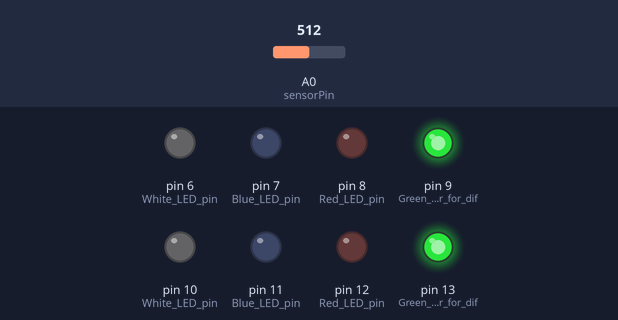
Simulated run of this program. Board: Arduino Uno, built with avr-gcc and run on an emulated ATmega328P. Shown: output pins drawn as LEDs (lit = HIGH). The test bench sets the inputs (shaded band); at power-on: A0 (sensorPin) = 512. What the program prints to the serial monitor is not drawn.

Above: at 1.2 s.
1.3 s: A0 (sensorPin) set to 429
2.8 s: A0 (sensorPin) set to 413
At 4.1 s:
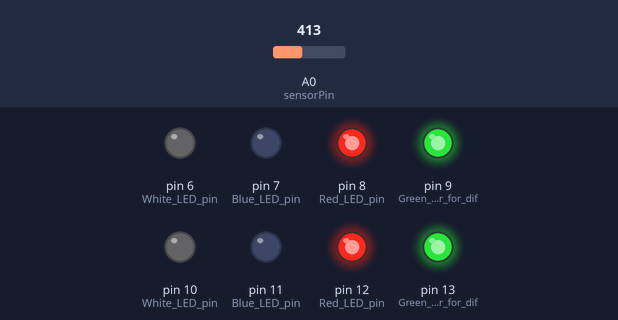
4.4 s: A0 (sensorPin) set to 430
At 6.6 s:
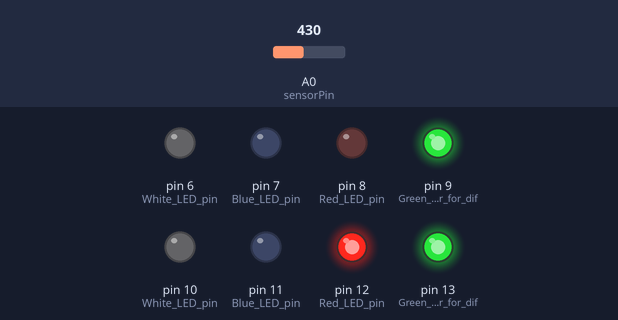
7.4 s: A0 (sensorPin) set to 719
8.9 s: A0 (sensorPin) set to 731
At 10.1 s:
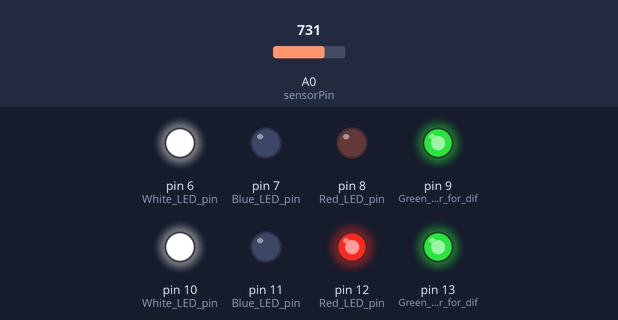
Timing chart, 0 to 11.5 s (numbered marks = the images above; inputs shaded):
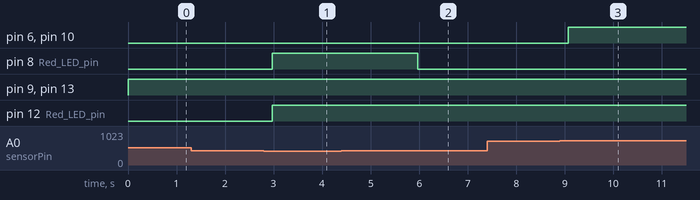

The program:

main.cpp
```cpp
#include <Arduino.h>

void setup() {
  Serial.begin(9600); // initialize serial communication at 9600 bits per second
  pinMode(A0, INPUT); //pin of the data of the color sensor
  pinMode(13, OUTPUT); //Green LED pin for for different colors
  pinMode(12, OUTPUT); //Red LED pin
  pinMode(11, OUTPUT); //Blue LED pin
  pinMode(10, OUTPUT); //White LED pin

  pinMode(9, OUTPUT); //Green LED pin for for different colors
  pinMode(8, OUTPUT); //Red LED pin
  pinMode(7, OUTPUT); //Blue LED pin
  pinMode(6, OUTPUT); //White LED pin
}

void loop() {
  int analogValue = 0; // variable to store the voltage value received from the sensor after the voltage divider
  int onTime = 3000;  // time in milliseconds for the LED to stay on
  int sensTime = 175; // time in milliseconds the color must be detected by the sensor for it to be considered as true
  int digitalValue = 0;
  int sensorPin = A0; //inti the sensor pin as A0
  float initialVoltage = 0.0; //true voltage value of the sensor (without the voltage divider)
  unsigned long conditionStartTime = 0; // time when the condition was met
  bool conditionMet = false; // flag to check if the condition was met

  digitalValue = analogRead(sensorPin); // read the digital value from the sensor
  Serial.print("Digital Value: ");
  Serial.print(digitalValue);

  analogValue = digitalValue * (5.0 / 1023.0);
  Serial.print(", Analog Value: ");
  Serial.print(analogValue);
  Serial.println(" V");

  initialVoltage = analogValue * 2.0;
  Serial.print(", Initial Voltage: ");
  Serial.print(initialVoltage);
  Serial.println(" V");

  while (digitalValue > 810 || digitalValue < 780) { // Check if the sensor is not detecting any color
    digitalValue = analogRead(sensorPin); // read the digital value from the sensor
    printf("green");
    digitalWrite(9, HIGH); // Green LED on and every other leds off
    digitalWrite(8, LOW);
    digitalWrite(7, LOW);
    digitalWrite(6, LOW);
    digitalWrite(13, HIGH);
    if (digitalValue >= 720 && digitalValue <= 757) { // check if the value of the sensor is in the blue span for more than sensTime milliseconds
      if (!conditionMet) {
        conditionStartTime = millis();
        conditionMet = true;
      } else if (millis() - conditionStartTime >= sensTime) {
        printf("temps Blue = ", millis() - conditionStartTime);
        // Condition met for at least sensTime * milliseconds
        digitalWrite(8, LOW);
        digitalWrite(7, LOW); // Blue LED on and every other leds off
        digitalWrite(6, HIGH);
        digitalWrite(10, HIGH);
        delay(onTime); // delay for the LED to stay on
      }
    } else if (digitalValue >= 650 && digitalValue <= 710) { // check if the value of the sensor is in the red span for more than sensTime milliseconds
      if (!conditionMet) {
        conditionStartTime = millis();
        conditionMet = true;
      } else if (millis() - conditionStartTime >= sensTime) {
        printf("temps Red = ", millis() - conditionStartTime);
        // Condition met for at least sensTime * milliseconds
        digitalWrite(8, LOW); // Red LED on and every other leds off
        digitalWrite(7, HIGH);
        digitalWrite(6, LOW);
        digitalWrite(11, HIGH);
        delay(onTime); // delay for the LED to stay on
      }
    } else if (digitalValue >= 295 && digitalValue <= 420) { // check if the value of the sensor is in the white span for more than sensTime milliseconds
      if (!conditionMet) {
        conditionStartTime = millis();
        conditionMet = true;
      } else if (millis() - conditionStartTime >= sensTime) {
        printf("temps White = ", millis() - conditionStartTime);
        // Condition met for at least sensTime * milliseconds
        digitalWrite(8, HIGH);
        digitalWrite(7, LOW);
        digitalWrite(6, LOW); // White LED on and every other leds off
        digitalWrite(12, HIGH);
        delay(onTime); // delay for the LED to stay on
      }
    } else { // another color is detected
      conditionMet = false;
    }
  }
  digitalWrite(13, LOW);
  digitalWrite(12, LOW);
  digitalWrite(11, LOW);
  digitalWrite(10, LOW);

  digitalWrite(9, LOW);
  digitalWrite(8, LOW);
  digitalWrite(7, LOW);
  digitalWrite(6, LOW);
}
```

Measured:
- the behaviour switches between 421 and 420 on A0 (sensorPin) (found by bisection; images 0 and 1)
- the behaviour switches between 719 and 720 on A0 (sensorPin) (found by bisection; images 2 and 3)
- after the input at 1.3 s, every drawn part: stays the same
- after the input at 2.8 s, pin 8 (Red_LED_pin), pin 12 (Red_LED_pin): LOW → HIGH after 0.17 s
- after the input at 4.4 s, pin 8 (Red_LED_pin): HIGH → LOW after 1.6 s
- after the input at 7.4 s, every drawn part: stays the same
- after the input at 8.9 s, pin 6 (White_LED_pin), pin 10 (White_LED_pin): LOW → HIGH after 0.17 s
